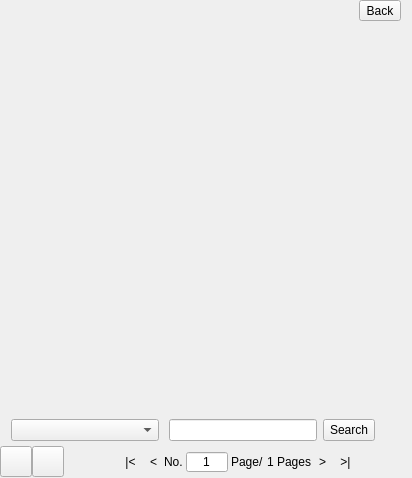
<?xml version="1.0" encoding="UTF-8"?>
<ui version="4.0">
 <class>MsgHistoryWidget</class>
 <widget class="QWidget" name="MsgHistoryWidget">
  <property name="geometry">
   <rect>
    <x>0</x>
    <y>0</y>
    <width>412</width>
    <height>478</height>
   </rect>
  </property>
  <property name="windowTitle">
   <string>MsgHistoryWidget</string>
  </property>
  <layout class="QVBoxLayout" name="verticalLayout">
   <property name="spacing">
    <number>0</number>
   </property>
   <property name="leftMargin">
    <number>0</number>
   </property>
   <property name="topMargin">
    <number>0</number>
   </property>
   <property name="rightMargin">
    <number>0</number>
   </property>
   <property name="bottomMargin">
    <number>0</number>
   </property>
   <item>
    <widget class="QStackedWidget" name="stackedWidget">
     <property name="currentIndex">
      <number>2</number>
     </property>
     <widget class="QWidget" name="loadingPage">
      <layout class="QHBoxLayout" name="horizontalLayout_4">
       <property name="spacing">
        <number>0</number>
       </property>
       <property name="leftMargin">
        <number>0</number>
       </property>
       <property name="rightMargin">
        <number>0</number>
       </property>
       <property name="bottomMargin">
        <number>0</number>
       </property>
       <item>
        <spacer name="horizontalSpacer_3">
         <property name="orientation">
          <enum>Qt::Horizontal</enum>
         </property>
         <property name="sizeHint" stdset="0">
          <size>
           <width>40</width>
           <height>20</height>
          </size>
         </property>
        </spacer>
       </item>
       <item>
        <layout class="QVBoxLayout" name="verticalLayout_3">
         <property name="topMargin">
          <number>10</number>
         </property>
         <item>
          <widget class="QLabel" name="labLoading">
           <property name="sizePolicy">
            <sizepolicy hsizetype="Preferred" vsizetype="Preferred">
             <horstretch>0</horstretch>
             <verstretch>0</verstretch>
            </sizepolicy>
           </property>
           <property name="minimumSize">
            <size>
             <width>32</width>
             <height>32</height>
            </size>
           </property>
           <property name="maximumSize">
            <size>
             <width>16777215</width>
             <height>16777215</height>
            </size>
           </property>
           <property name="text">
            <string/>
           </property>
           <property name="scaledContents">
            <bool>false</bool>
           </property>
          </widget>
         </item>
         <item>
          <spacer name="verticalSpacer">
           <property name="orientation">
            <enum>Qt::Vertical</enum>
           </property>
           <property name="sizeHint" stdset="0">
            <size>
             <width>20</width>
             <height>40</height>
            </size>
           </property>
          </spacer>
         </item>
        </layout>
       </item>
       <item>
        <spacer name="horizontalSpacer_4">
         <property name="orientation">
          <enum>Qt::Horizontal</enum>
         </property>
         <property name="sizeHint" stdset="0">
          <size>
           <width>40</width>
           <height>20</height>
          </size>
         </property>
        </spacer>
       </item>
      </layout>
     </widget>
     <widget class="QWidget" name="historyPage">
      <layout class="QVBoxLayout" name="verticalLayout_2">
       <property name="spacing">
        <number>0</number>
       </property>
       <property name="leftMargin">
        <number>0</number>
       </property>
       <property name="topMargin">
        <number>0</number>
       </property>
       <property name="rightMargin">
        <number>0</number>
       </property>
       <property name="bottomMargin">
        <number>0</number>
       </property>
       <item>
        <widget class="QWidget" name="contextInfoLine" native="true">
         <property name="minimumSize">
          <size>
           <width>0</width>
           <height>22</height>
          </size>
         </property>
         <property name="maximumSize">
          <size>
           <width>16777215</width>
           <height>22</height>
          </size>
         </property>
         <layout class="QHBoxLayout" name="horizontalLayout_7" stretch="1,0,0">
          <property name="topMargin">
           <number>0</number>
          </property>
          <property name="bottomMargin">
           <number>0</number>
          </property>
          <item>
           <widget class="QLabel" name="labelContextTip">
            <property name="text">
             <string/>
            </property>
           </widget>
          </item>
          <item>
           <spacer name="horizontalSpacer_9">
            <property name="orientation">
             <enum>Qt::Horizontal</enum>
            </property>
            <property name="sizeHint" stdset="0">
             <size>
              <width>40</width>
              <height>20</height>
             </size>
            </property>
           </spacer>
          </item>
          <item>
           <widget class="QToolButton" name="tBtnContextBack">
            <property name="text">
             <string>Back</string>
            </property>
            <property name="icon">
             <iconset resource="../inst.qrc">
              <normaloff>:/images/Icon_135.png</normaloff>:/images/Icon_135.png</iconset>
            </property>
            <property name="toolButtonStyle">
             <enum>Qt::ToolButtonTextBesideIcon</enum>
            </property>
           </widget>
          </item>
         </layout>
        </widget>
       </item>
       <item>
        <widget class="MsgBrowser" name="msgBrowser" native="true">
         <property name="url" stdset="0">
          <url>
           <string>about:blank</string>
          </url>
         </property>
        </widget>
       </item>
      </layout>
     </widget>
     <widget class="QWidget" name="searchPage">
      <layout class="QVBoxLayout" name="verticalLayout_5">
       <property name="spacing">
        <number>0</number>
       </property>
       <property name="leftMargin">
        <number>0</number>
       </property>
       <property name="topMargin">
        <number>0</number>
       </property>
       <property name="rightMargin">
        <number>0</number>
       </property>
       <property name="bottomMargin">
        <number>0</number>
       </property>
       <item>
        <widget class="QWidget" name="searchInfoLine" native="true">
         <property name="minimumSize">
          <size>
           <width>0</width>
           <height>22</height>
          </size>
         </property>
         <property name="maximumSize">
          <size>
           <width>16777215</width>
           <height>22</height>
          </size>
         </property>
         <layout class="QHBoxLayout" name="horizontalLayout_6" stretch="1,0,0">
          <property name="topMargin">
           <number>0</number>
          </property>
          <property name="bottomMargin">
           <number>0</number>
          </property>
          <item>
           <widget class="QLabel" name="labelSearchResultTip">
            <property name="text">
             <string/>
            </property>
           </widget>
          </item>
          <item>
           <spacer name="horizontalSpacer_8">
            <property name="orientation">
             <enum>Qt::Horizontal</enum>
            </property>
            <property name="sizeHint" stdset="0">
             <size>
              <width>40</width>
              <height>20</height>
             </size>
            </property>
           </spacer>
          </item>
          <item>
           <widget class="QToolButton" name="tBtnSearchBack">
            <property name="text">
             <string>Back</string>
            </property>
            <property name="icon">
             <iconset resource="../inst.qrc">
              <normaloff>:/images/Icon_135.png</normaloff>:/images/Icon_135.png</iconset>
            </property>
            <property name="toolButtonStyle">
             <enum>Qt::ToolButtonTextBesideIcon</enum>
            </property>
           </widget>
          </item>
         </layout>
        </widget>
       </item>
       <item>
        <widget class="MsgBrowser" name="searchBrowser" native="true"/>
       </item>
      </layout>
     </widget>
    </widget>
   </item>
   <item>
    <widget class="QWidget" name="searchBar" native="true">
     <property name="minimumSize">
      <size>
       <width>0</width>
       <height>32</height>
      </size>
     </property>
     <property name="maximumSize">
      <size>
       <width>16777215</width>
       <height>32</height>
      </size>
     </property>
     <layout class="QHBoxLayout" name="horizontalLayout_8">
      <property name="topMargin">
       <number>0</number>
      </property>
      <property name="bottomMargin">
       <number>0</number>
      </property>
      <item>
       <widget class="CommonComboBox" name="comboBoxDate">
        <property name="sizePolicy">
         <sizepolicy hsizetype="Fixed" vsizetype="Fixed">
          <horstretch>0</horstretch>
          <verstretch>0</verstretch>
         </sizepolicy>
        </property>
        <property name="minimumSize">
         <size>
          <width>148</width>
          <height>22</height>
         </size>
        </property>
        <property name="maximumSize">
         <size>
          <width>148</width>
          <height>22</height>
         </size>
        </property>
       </widget>
      </item>
      <item>
       <spacer name="horizontalSpacer_5">
        <property name="orientation">
         <enum>Qt::Horizontal</enum>
        </property>
        <property name="sizeType">
         <enum>QSizePolicy::Fixed</enum>
        </property>
        <property name="sizeHint" stdset="0">
         <size>
          <width>4</width>
          <height>20</height>
         </size>
        </property>
       </spacer>
      </item>
      <item>
       <widget class="QLineEdit" name="lineEditWord">
        <property name="sizePolicy">
         <sizepolicy hsizetype="Fixed" vsizetype="Fixed">
          <horstretch>0</horstretch>
          <verstretch>0</verstretch>
         </sizepolicy>
        </property>
        <property name="minimumSize">
         <size>
          <width>148</width>
          <height>22</height>
         </size>
        </property>
        <property name="maximumSize">
         <size>
          <width>148</width>
          <height>22</height>
         </size>
        </property>
       </widget>
      </item>
      <item>
       <widget class="QToolButton" name="tBtnSearch">
        <property name="minimumSize">
         <size>
          <width>0</width>
          <height>22</height>
         </size>
        </property>
        <property name="maximumSize">
         <size>
          <width>16777215</width>
          <height>22</height>
         </size>
        </property>
        <property name="text">
         <string>Search</string>
        </property>
       </widget>
      </item>
      <item>
       <spacer name="horizontalSpacer_7">
        <property name="orientation">
         <enum>Qt::Horizontal</enum>
        </property>
        <property name="sizeHint" stdset="0">
         <size>
          <width>40</width>
          <height>20</height>
         </size>
        </property>
       </spacer>
      </item>
     </layout>
    </widget>
   </item>
   <item>
    <widget class="QWidget" name="bottomBar" native="true">
     <property name="minimumSize">
      <size>
       <width>0</width>
       <height>32</height>
      </size>
     </property>
     <property name="maximumSize">
      <size>
       <width>16777215</width>
       <height>32</height>
      </size>
     </property>
     <layout class="QHBoxLayout" name="horizontalLayout_3">
      <property name="spacing">
       <number>0</number>
      </property>
      <property name="leftMargin">
       <number>0</number>
      </property>
      <property name="topMargin">
       <number>0</number>
      </property>
      <property name="rightMargin">
       <number>0</number>
      </property>
      <property name="bottomMargin">
       <number>0</number>
      </property>
      <item>
       <widget class="QToolButton" name="tBtnSearchBar">
        <property name="toolTip">
         <string/>
        </property>
        <property name="icon">
         <iconset resource="../inst.qrc">
          <normaloff>:/images/Icon_119.png</normaloff>:/images/Icon_119.png</iconset>
        </property>
        <property name="iconSize">
         <size>
          <width>24</width>
          <height>24</height>
         </size>
        </property>
        <property name="checkable">
         <bool>true</bool>
        </property>
       </widget>
      </item>
      <item>
       <widget class="QToolButton" name="tBtnMsgManager">
        <property name="toolTip">
         <string/>
        </property>
        <property name="icon">
         <iconset resource="../inst.qrc">
          <normaloff>:/images/Icon_93.png</normaloff>:/images/Icon_93.png</iconset>
        </property>
        <property name="iconSize">
         <size>
          <width>24</width>
          <height>24</height>
         </size>
        </property>
        <property name="checkable">
         <bool>false</bool>
        </property>
       </widget>
      </item>
      <item>
       <spacer name="horizontalSpacer_2">
        <property name="orientation">
         <enum>Qt::Horizontal</enum>
        </property>
        <property name="sizeHint" stdset="0">
         <size>
          <width>40</width>
          <height>20</height>
         </size>
        </property>
       </spacer>
      </item>
      <item>
       <widget class="QToolButton" name="pBtnBegin">
        <property name="toolTip">
         <string>First Page</string>
        </property>
        <property name="text">
         <string>|&lt;</string>
        </property>
        <property name="icon">
         <iconset resource="../inst.qrc">
          <normaloff>:/images/Icon_89.png</normaloff>:/images/Icon_89.png</iconset>
        </property>
        <property name="iconSize">
         <size>
          <width>16</width>
          <height>16</height>
         </size>
        </property>
        <property name="autoRaise">
         <bool>true</bool>
        </property>
       </widget>
      </item>
      <item>
       <widget class="QToolButton" name="pBtnPrevious">
        <property name="toolTip">
         <string>Prev Page</string>
        </property>
        <property name="text">
         <string>&lt;</string>
        </property>
        <property name="icon">
         <iconset resource="../inst.qrc">
          <normaloff>:/images/Icon_91.png</normaloff>:/images/Icon_91.png</iconset>
        </property>
        <property name="iconSize">
         <size>
          <width>16</width>
          <height>16</height>
         </size>
        </property>
        <property name="autoRaise">
         <bool>true</bool>
        </property>
       </widget>
      </item>
      <item>
       <layout class="QHBoxLayout" name="horizontalLayout">
        <property name="spacing">
         <number>3</number>
        </property>
        <item>
         <widget class="QLabel" name="label">
          <property name="text">
           <string>No.</string>
          </property>
         </widget>
        </item>
        <item>
         <widget class="QLineEdit" name="leditPage">
          <property name="sizePolicy">
           <sizepolicy hsizetype="Fixed" vsizetype="Fixed">
            <horstretch>0</horstretch>
            <verstretch>0</verstretch>
           </sizepolicy>
          </property>
          <property name="minimumSize">
           <size>
            <width>42</width>
            <height>20</height>
           </size>
          </property>
          <property name="maximumSize">
           <size>
            <width>42</width>
            <height>20</height>
           </size>
          </property>
          <property name="inputMask">
           <string/>
          </property>
          <property name="text">
           <string>1</string>
          </property>
          <property name="alignment">
           <set>Qt::AlignCenter</set>
          </property>
         </widget>
        </item>
        <item>
         <widget class="QLabel" name="label_2">
          <property name="text">
           <string>Page/</string>
          </property>
         </widget>
        </item>
        <item>
         <widget class="QLabel" name="labPageCount">
          <property name="text">
           <string>1</string>
          </property>
         </widget>
        </item>
        <item>
         <widget class="QLabel" name="label_3">
          <property name="text">
           <string>Pages</string>
          </property>
         </widget>
        </item>
       </layout>
      </item>
      <item>
       <widget class="QToolButton" name="pBtnNext">
        <property name="toolTip">
         <string>Next Page</string>
        </property>
        <property name="text">
         <string>&gt;</string>
        </property>
        <property name="icon">
         <iconset resource="../inst.qrc">
          <normaloff>:/images/Icon_92.png</normaloff>:/images/Icon_92.png</iconset>
        </property>
        <property name="iconSize">
         <size>
          <width>16</width>
          <height>16</height>
         </size>
        </property>
        <property name="autoRaise">
         <bool>true</bool>
        </property>
       </widget>
      </item>
      <item>
       <widget class="QToolButton" name="pBtnEnd">
        <property name="toolTip">
         <string>Last Page</string>
        </property>
        <property name="text">
         <string>&gt;|</string>
        </property>
        <property name="icon">
         <iconset resource="../inst.qrc">
          <normaloff>:/images/Icon_90.png</normaloff>:/images/Icon_90.png</iconset>
        </property>
        <property name="iconSize">
         <size>
          <width>16</width>
          <height>16</height>
         </size>
        </property>
        <property name="autoRaise">
         <bool>true</bool>
        </property>
       </widget>
      </item>
      <item>
       <spacer name="horizontalSpacer">
        <property name="orientation">
         <enum>Qt::Horizontal</enum>
        </property>
        <property name="sizeHint" stdset="0">
         <size>
          <width>40</width>
          <height>20</height>
         </size>
        </property>
       </spacer>
      </item>
     </layout>
    </widget>
   </item>
  </layout>
 </widget>
 <layoutdefault spacing="6" margin="11"/>
 <customwidgets>
  <customwidget>
   <class>MsgBrowser</class>
   <extends>QWidget</extends>
   <header>msgbrowser.h</header>
   <container>1</container>
  </customwidget>
  <customwidget>
   <class>CommonComboBox</class>
   <extends>QComboBox</extends>
   <header location="global">commoncombobox.h</header>
  </customwidget>
 </customwidgets>
 <resources>
  <include location="../inst.qrc"/>
 </resources>
 <connections/>
</ui>
